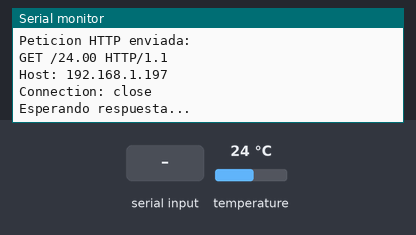
This sketch was run on a simulated Arduino Uno, built with avr-gcc and run on an emulated ATmega328P. On the bench: the last lines printed to the serial monitor. Inputs (shaded band) come from the test bench; at power-on: temperature 24 °C. The modem accepts every AT command (registered, SIM ready, sends succeed) and sends nothing else.

Above: at 1.2 s.
1.3 s: "CLOSED" received over the second serial link
At 1.8 s:
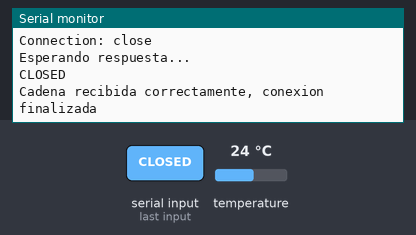
2.8 s: "1" received over the second serial link
At 4.1 s:
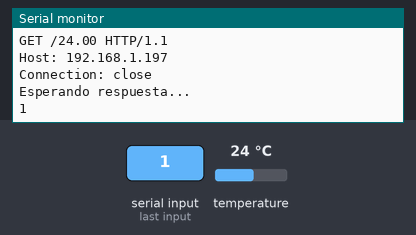

The sketch:

ESPcliente.ino
```cpp
#include<OneWire.h>
#include<DallasTemperature.h>
#include <SoftwareSerial.h>

#define ONE_WIRE_BUS 4

SoftwareSerial SerialESP8266(11,10); // RX, TX
OneWire oneWire(ONE_WIRE_BUS);
DallasTemperature sensors(&oneWire);

DeviceAddress insideThermometer;

String RedName = "00_NETWEY_8013811";//Nombre de la Red
String password = "30037521";//Contraseña
String server = "192.168.1.197";//Direccion IP de la Red

//variables para enviar al servidor
String cadena="";

void setup() {

  SerialESP8266.begin(115200);
  Serial.begin(115200);
  sensors.begin();

  Serial.print("Parasite power is: ");
  if (sensors.isParasitePowerMode()) Serial.println("ON");
  else Serial.println("OFF");

  if (!sensors.getAddress(insideThermometer, 0)) Serial.println("Unable to find address for Device 0");

  sensors.setResolution(insideThermometer, 12);

  //Verificamos si el ESP8266 responde
  SerialESP8266.println("AT");
  if(SerialESP8266.find("OK"))
    Serial.println("Respuesta AT correcto");
  else
    Serial.println("Error en ESP8266");

  //-----Configuración de red-------//Podemos comentar si el ESP ya está configurado

    //ESP8266 en modo estación (nos conectaremos a una red existente)
    SerialESP8266.println("AT+CWMODE=1");
    if(SerialESP8266.find("OK"))
      Serial.println("ESP8266 en modo Estacion");

    //Nos conectamos a una red wifi
    SerialESP8266.println("AT+CWJAP=\""+RedName+"\",\""+password+"\"");
    Serial.println("Conectandose a la red ...");
    SerialESP8266.setTimeout(10000); //Aumentar si demora la conexion
    if(SerialESP8266.find("OK"))
      Serial.println("WIFI conectado");
    else
      Serial.println("Error al conectarse en la red");
    SerialESP8266.setTimeout(2000);
    //Desabilitamos las conexiones multiples
    SerialESP8266.println("AT+CIPMUX=0");
    if(SerialESP8266.find("OK"))
      Serial.println("Multiconexiones deshabilitadas");

  //------fin de configuracion-------------------

  //delay(1000);

}


void loop() {

  //--- programa----------------------

    //variable1=analogRead(A0);
    sensors.requestTemperatures();
    float tempC = sensors.getTempC(insideThermometer);
    //otras operaciones
    // . . .


  //---------enviamos las variables al servidor---------------------

      //Nos conectamos con el servidor:

      SerialESP8266.println("AT+CIPSTART=\"TCP\",\""+server+"\",55000");
      if( SerialESP8266.find("OK"))
      {
          Serial.println();
          Serial.println();
          Serial.println();
          Serial.println("ESP8266 conectado con el servidor...");

          //Armamos el encabezado de la peticion http
          String peticionHTTP= "GET /";
          peticionHTTP=peticionHTTP+String(tempC)+" HTTP/1.1\r\n";
          peticionHTTP=peticionHTTP+"Host: "+server+"\r\nConnection: close\r\n\r\n";


          //Enviamos el tamaño en caracteres de la peticion http:
          SerialESP8266.print("AT+CIPSEND=");
          SerialESP8266.println(peticionHTTP.length());

          //esperamos a ">" para enviar la petcion  http
          if(SerialESP8266.find(">")) // ">" indica que podemos enviar la peticion http
          {
            Serial.println("Enviando HTTP . . .");
            SerialESP8266.println(peticionHTTP);
            if( SerialESP8266.find("SEND OK"))
            {
              Serial.println("Peticion HTTP enviada:");
              Serial.println();
              Serial.println(peticionHTTP);
              Serial.println("Esperando respuesta...");

              boolean fin_respuesta=false;
              long tiempo_inicio=millis();
              cadena="";

              while(fin_respuesta==false)
              {
                  while(SerialESP8266.available()>0)
                  {
                      char c=SerialESP8266.read();
                      Serial.write(c);
                      cadena.concat(c);  //guardamos la respuesta en el string "cadena"
                  }
                  //finalizamos si la respuesta es mayor a 500 caracteres
                  if(cadena.length()>500) //Pueden aumentar si tienen suficiente espacio en la memoria
                  {
                    Serial.println("La respuesta a excedido el tamaño maximo");

                    SerialESP8266.println("AT+CIPCLOSE");
                    if( SerialESP8266.find("OK"))
                      Serial.println("Conexion finalizada");
                    fin_respuesta=true;
                  }
                  if((millis()-tiempo_inicio)>60000) //Finalizamos si ya han transcurrido 10 seg
                  {
                    Serial.println("Tiempo de espera agotado");
                    SerialESP8266.println("AT+CIPCLOSE");
                    if( SerialESP8266.find("OK"))
                      Serial.println("Conexion finalizada");
                    fin_respuesta=true;
                  }
                  if(cadena.indexOf("CLOSED")>0) //si recibimos un CLOSED significa que ha finalizado la respuesta
                  {
                    Serial.println();
                    Serial.println("Cadena recibida correctamente, conexion finalizada");
                    fin_respuesta=true;
                  }
              }


            }
            else
            {
              Serial.println("No se ha podido enviar HTTP.....");
           }
          }
      }
      else
      {
        Serial.println("No se ha podido conectarse con el servidor");
        SerialESP8266.println("AT+CWMODE=1");
    if(SerialESP8266.find("OK"))
      Serial.println("ESP8266 en modo Estacion");

    //Nos conectamos a una red wifi
    SerialESP8266.println("AT+CWJAP=\""+RedName+"\",\""+password+"\"");
    Serial.println("Conectandose a la red ...");
    SerialESP8266.setTimeout(10000); //Aumentar si demora la conexion
    if(SerialESP8266.find("OK"))
      Serial.println("WIFI conectado");
    else
      Serial.println("Error al conectarse en la red");
    SerialESP8266.setTimeout(2000);
    //Desabilitamos las conexiones multiples
    SerialESP8266.println("AT+CIPMUX=0");
    if(SerialESP8266.find("OK"))
      Serial.println("Multiconexiones deshabilitadas");

      }
  //-------------------------------------------------------------------------------
}

void printAddress(DeviceAddress deviceAddress)
{
  for (uint8_t i = 0; i < 8; i++)
  {
    if (deviceAddress[i] < 16) Serial.print("0");
    Serial.print(deviceAddress[i], HEX);
  }
}
```

Measured:
- after the input at 1.3 s, the serial monitor: prints a new line at once (image 1)
- after the input at 2.8 s, the serial monitor: prints a new line at once (image 2)
